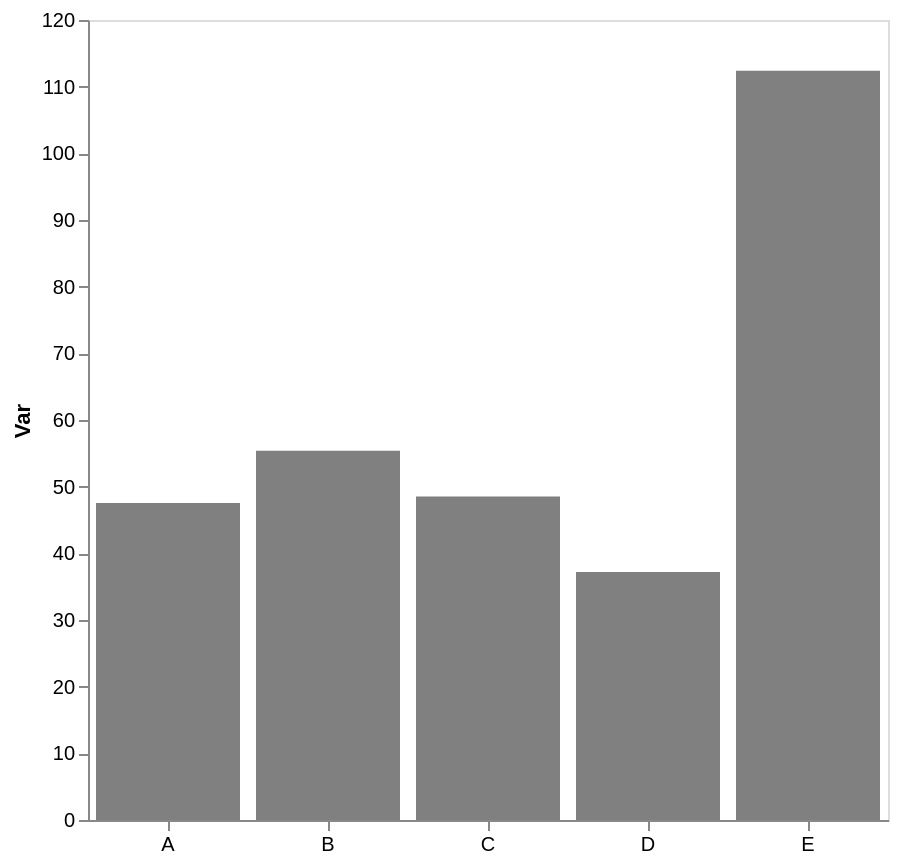

The specification (Vega-Lite) saved for this image:
### Vega-Lite specification from a JSON file in a GitHub repository (floating-point values rounded to 4 significant figures)
{"config": {"view": {"continuousWidth": 300, "continuousHeight": 300}, "axis": {"grid": false}, "bar": {"color": "gray"}}, "data": {"name": "data-3527e6b4c14a8143ebfc6a9466382604"}, "mark": {"type": "bar"}, "encoding": {"x": {"axis": {"labelAngle": 0, "title": null}, "field": "cat", "type": "nominal"}, "y": {"aggregate": "mean", "axis": {"title": "Var"}, "field": "var1", "type": "quantitative"}}, "height": 400, "width": 400, "$schema": "https://vega.github.io/schema/vega-lite/v5.17.0.json", "datasets": {"data-3527e6b4c14a8143ebfc6a9466382604": [{"cat": "A", "var1": 56.83, "var2": 53.03}, {"cat": "B", "var1": 46.86, "var2": 48.77}, {"cat": "B", "var1": 55.71, "var2": 41.48}, {"cat": "E", "var1": 91.45, "var2": 59.28}, {"cat": "D", "var1": 37.19, "var2": 55.67}, {"cat": "A", "var1": 38.29, "var2": 43.53}, {"cat": "C", "var1": 58.75, "var2": 64.93}, {"cat": "C", "var1": 48.11, "var2": 36.4}, {"cat": "C", "var1": 36.82, "var2": 64.13}, {"cat": "B", "var1": 63.56, "var2": 47.77}, {"cat": "E", "var1": 133.3, "var2": 55.43}, {"cat": "C", "var1": 50.37, "var2": 67.45}]}}
